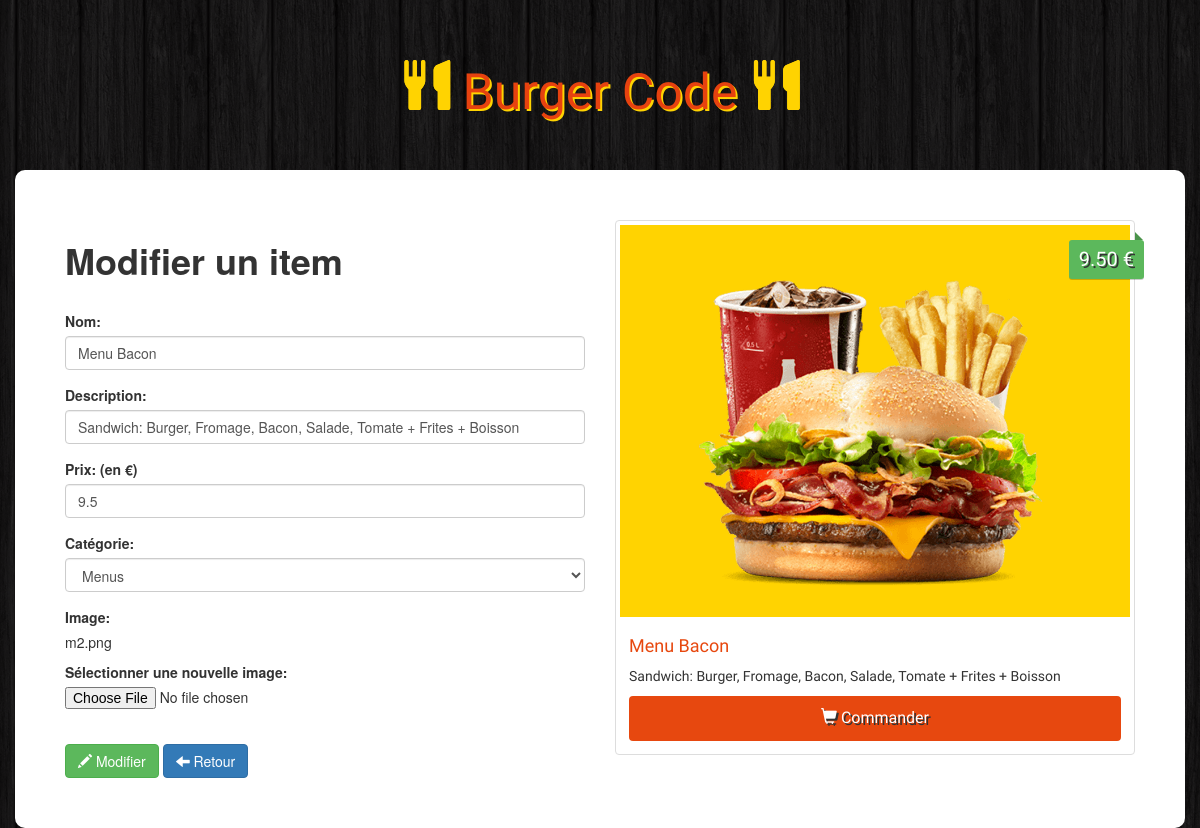
The app's page /admin/update.php?id=2 with its own data.
### tables this page shows
CREATE TABLE IF NOT EXISTS `items` (
  `items_id` int NOT NULL AUTO_INCREMENT,
  `items_name` varchar(100) NOT NULL,
  `items_description` varchar(250) NOT NULL,
  `items_price` float NOT NULL,
  `items_image` varchar(250) NOT NULL,
  `categories_id_fk` int NOT NULL,
  PRIMARY KEY (`items_id`),
  KEY `categories_id_fk` (`categories_id_fk`)
);

### admin/update.php (the view, shortened to what this page needs)
<?php
  if(!empty($_GET['id']))
  {
    $id = checkInput($_GET['id']);
  }
  $nameError = $descriptionError = $priceError = $categoryError = $imageError = $name = $description = $price = $category = $image = "";
  if(!empty($_POST))
  {
    $name               = checkInput($_POST['name']);
    $description        = checkInput($_POST['description']);
    $price              = checkInput($_POST['price']);
    $category           = checkInput($_POST['category']);
    $image              = checkInput($_FILES["image"]["name"]);
    $imagePath          = '../images/'. basename($image);
    $imageExtension     = pathinfo($imagePath,PATHINFO_EXTENSION);
    $isSuccess          = true;
    if(empty($name))
    {
      $nameError = 'Ce champ ne peut pas être vide';
      $isSuccess = false;
    }
    if(empty($description))
    {
      $descriptionError = 'Ce champ ne peut pas être vide';
      $isSuccess = false;
    }
    if(empty($price))
    {
      $priceError = 'Ce champ ne peut pas être vide';
      $isSuccess = false;
    }
    if(empty($category))
    {
      $categoryError = 'Ce champ ne peut pas être vide';
      $isSuccess = false;
    }
    if(empty($image))
    {
      $isImageUpdated = false;
    }
    else
    {
      $isImageUpdated = true;
      $isUploadSuccess = true;
      if($imageExtension != "jpg" && $imageExtension != "png" && $imageExtension != "jpeg" && $imageExtension != "gif" )
      {
        $imageError = "Les fichiers autorises sont: .jpg, .jpeg, .png, .gif";
        $isUploadSuccess = false;
      }
      if(file_exists($imagePath))
      {
        $imageError = "Le fichier existe deja";
        $isUploadSuccess = false;
      }
      if($_FILES["image"]["size"] > 500000)
      {
        $imageError = "Le fichier ne doit pas depasser les 500KB";
        $isUploadSuccess = false;
      }
      if($isUploadSuccess)
      {
        if(!move_uploaded_file($_FILES["image"]["tmp_name"], $imagePath))
        {
          $imageError = "Il y a eu une erreur lors de l'upload";
          $isUploadSuccess = false;
        }
      }
    }
    if (($isSuccess && $isImageUpdated && $isUploadSuccess) || ($isSuccess && !$isImageUpdated))
    {
      $db = Database::connect();
      if($isImageUpdated)
      {
        $statement = $db->prepare("UPDATE items  set items_name = ?, items_description = ?, items_price = ?, categories_id_fk = ?, items_image = ? WHERE items_id = ?");
        $statement->execute(array($name,$description,$price,$category,$image,$id));
      }
      else
      {
        $statement = $db->prepare("UPDATE items  set items_name = ?, items_description = ?, items_price = ?, categories_id_fk = ? WHERE items_id = ?");
        $statement->execute(array($name,$description,$price,$category,$id));
      }
      Database::disconnect();
      header("Location: index.php");
    }
    else if($isImageUpdated && !$isUploadSuccess)
    {
      $db = Database::connect();
      $statement = $db->prepare("SELECT items_image FROM items where items_id = ?");
      $statement->execute(array($id));
      $item = $statement->fetch();
      $image = $item['items_image'];
      Database::disconnect();
    }
  }
  else
  {
    $db = Database::connect();
    $statement = $db->prepare("SELECT * FROM items where items_id = ?");
    $statement->execute(array($id));
    $item = $statement->fetch();
    $name           = $item['items_name'];
    $description    = $item['items_description'];
    $price          = $item['items_price'];
    $category       = $item['categories_id_fk'];
    $image          = $item['items_image'];
  }
  function checkInput($data)
  {
    $data = trim($data);
    $data = stripslashes($data);
    $data = htmlspecialchars($data);
    return $data;
  }
?>
<!DOCTYPE html>
<html>
  <head>
    <link rel="stylesheet" href="https://maxcdn.bootstrapcdn.com/bootstrap/3.3.6/css/bootstrap.min.css">
    <link rel="stylesheet" href="../css/styles.css">
  </head>
  <body>
    <h1 class="text-logo"><span class="glyphicon glyphicon-cutlery"></span> Burger Code <span class="glyphicon glyphicon-cutlery"></span></h1>
    <div class="container admin">
      <div class="row">
        <div class="col-sm-6">
          <h1><strong>Modifier un item</strong></h1><br>
          <form class="form" action="<?php echo 'update.php?id='.$id;?>" role="form" method="post" enctype="multipart/form-data">
            <div class="form-group">
              <label for="name">Nom:</label>
                <input type="text" class="form-control" id="name" name="name" placeholder="Nom" value="<?php echo $name;?>">
            </div>
            <div class="form-group">
              <label for="description">Description:</label>
              <input type="text" class="form-control" id="description" name="description" placeholder="Description" value="<?php echo $description;?>">
            </div>
            <div class="form-group">
              <label for="price">Prix: (en €)</label>
              <input type="number" step="0.01" class="form-control" id="price" name="price" placeholder="Prix" value="<?php echo $price;?>">
            </div>
            <div class="form-group">
              <label for="category">Catégorie:</label>
              <select class="form-control" id="category" name="category">
                <?php
                  $db = Database::connect();
                  foreach ($db->query('SELECT * FROM categories') as $row)
                    {
                      if($row['categories_id'] == $category)
                        echo '<option selected="selected" value="'. $row['categories_id'] .'">'. $row['categories_name'] . '</option>';
                      else
                        echo '<option value="'. $row['categories_id'] .'">'. $row['categories_name'] . '</option>';
                    }
                ?>
              </select>
            </div>
            <div class="form-group">
              <label>Image:</label>
              <p><?php echo $image; ?></p>
              <label for="image">Sélectionner une nouvelle image:</label>
              <input type="file" id="image" name="image">
            </div>
            <br>
            <div class="form-actions">
              <button type="submit" class="btn btn-success"><span class="glyphicon glyphicon-pencil"></span> Modifier</button>
              <a class="btn btn-primary" href="index.php"><span class="glyphicon glyphicon-arrow-left"></span> Retour</a>
            </div>
          </form>
        </div>
        <div class="col-sm-6 site">
          <div class="thumbnail">
            <img src="<?php echo '../images/'.$image;?>" alt="...">
            <div class="price"><?php echo number_format((float)$price, 2, '.', ''). ' €';?></div>
            <div class="caption">
              <h4><?php echo $name;?></h4>
              <p><?php echo $description;?></p>
              <a href="#" class="btn btn-order" role="button"><span class="glyphicon glyphicon-shopping-cart"></span> Commander</a>
            </div>
          </div>
        </div>
      </div>
    </div>
  </body>
</html>

### css/styles.css (style rules this page uses)
body { background: url(../images/bg.png); }
.site { font-family: 'Holtwood One SC', sans-serif; }
.text-logo { font-family: 'Holtwood One SC', sans-serif; color: #e7420f; text-shadow: 2px 2px #ffd301; font-size: 50px; padding: 40px 0px; text-align: center; }
.text-logo .glyphicon { color: #ffd301; text-shadow: 0px 0px #ffd301; }
.thumbnail img { background: #ffd301; }
.price { background: #5cb85c; box-shadow: 0 1px rgba(0,0,0,0.2); -moz-box-shadow: 0 1px rgba(0,0,0,0.2); -webkit-box-shadow: 0 1px rgba(0,0,0,0.2); color: #fff; text-shadow: 2px 2px #333; position: absolute; right: 6px; top: 20px; padding: 5px 10px; font-size: 20px; border-radius: 3px; }
.price::before { border: 4px solid transparent; border-bottom: 4px solid #4a934a; border-left: 4px solid #4a934a; content: ""; position: absolute; right: 1px; top: -8px; }
.caption > h4 { color: #e7480f; font-size: 18px; }
.btn-order { width: 100%; padding: 10px; font-size: 16px; color: #fff; background-color: #e7480f; text-decoration: none; text-shadow: 2px 2px #333; }
.admin { background: #fff; padding: 50px; border-radius: 10px; }

### records on screen
items: name "Menu Bacon", description "Sandwich: Burger, Fromage, Bacon, Salade, Tomate + Frites + Boisson", price "9.5", items_image "m2.png", items_image (picture), items_price "9.50", items_name "Menu Bacon", items_description "Sandwich: Burger, Fromage, Bacon, Salade, Tomate + Frites + Boisson"

### other values on screen
form field category "Menus"
